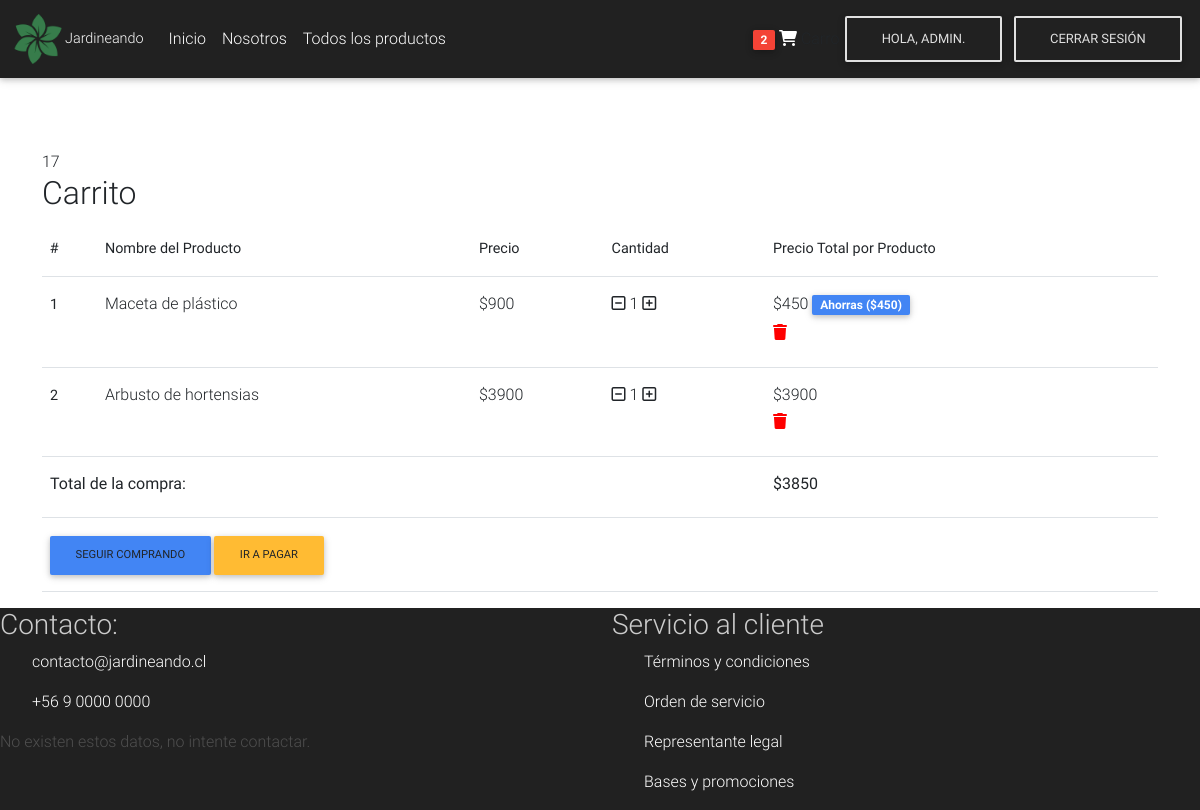
Page /order-summary/ (signed in) on the committed database.
### core/models.py (models this page shows, shortened)
class Order(models.Model):
    user = models.ForeignKey(settings.AUTH_USER_MODEL,
                             on_delete=models.CASCADE)
    ref_code = models.CharField(max_length=20, blank=True, null=True)
    items = models.ManyToManyField(OrderItem)
    start_date = models.DateTimeField(auto_now_add=True)
    ordered_date = models.DateTimeField()
    ordered = models.BooleanField(default=False)
    shipping_address = models.ForeignKey(
        'Address', related_name='shipping_address', on_delete=models.SET_NULL, blank=True, null=True)
    billing_address = models.ForeignKey(
        'Address', related_name='billing_address', on_delete=models.SET_NULL, blank=True, null=True)
    payment = models.ForeignKey(
        'Payment', on_delete=models.SET_NULL, blank=True, null=True)
    coupon = models.ForeignKey(
        'Coupon', on_delete=models.SET_NULL, blank=True, null=True)
    being_delivered = models.BooleanField(default=False)
    received = models.BooleanField(default=False)
    refund_requested = models.BooleanField(default=False)
    refund_granted = models.BooleanField(default=False)
    def get_total(self):
        total = 0
        for order_item in self.items.all():
            total += order_item.get_final_price()
        if self.coupon:
            total -= self.coupon.amount
        if total < 0:
            total = 0
        return total

class OrderItem(models.Model):
    user = models.ForeignKey(settings.AUTH_USER_MODEL,
                             on_delete=models.CASCADE)
    ordered = models.BooleanField(default=False)
    item = models.ForeignKey(Item, on_delete=models.CASCADE)
    quantity = models.IntegerField(default=1)
    def get_total_item_price(self):
        if self.item.on_sale:
            return self.quantity * self.item.discount_price
        return self.quantity * self.item.price
    def get_total_discount_item_price(self):
        return self.quantity * self.item.discount_price
    def get_amount_saved(self):
        return (self.quantity * self.item.price) - self.get_total_discount_item_price()
    def get_final_price(self):
        if self.item.on_sale:
            return self.get_total_discount_item_price()
        return self.get_total_item_price()

class Item(models.Model):
    title = models.CharField(max_length=100)
    price = models.FloatField()
    discount_price = models.FloatField(blank=True, null=True)
    on_sale = models.BooleanField(default=False)
    category = models.CharField(choices=CATEGORY_CHOICES, max_length=2)
    label = models.CharField(choices=LABEL_CHOICES, max_length=2, blank=True, null=True)
    slug = models.SlugField()
    description = models.TextField()
    image = models.ImageField(default='default.jpg', upload_to='productos')

class Coupon(models.Model):
    code = models.CharField(max_length=15)
    amount = models.FloatField()

### core/views.py (the view)
# urls.py: path('order-summary/', OrderSummaryView.as_view(), name='core-order-summary'),
class OrderSummaryView(LoginRequiredMixin, View):
    def get(self, *args, **kwargs):
        try:
            order = Order.objects.get(user=self.request.user, ordered=False)
            context = {
                'object': order
            }
            return render(self.request, 'core/order_summary.html', context)
        except ObjectDoesNotExist:
            messages.warning(self.request, "No tienes un pedido activo")
            return redirect("/")

### core/templatetags/cart_templates_tags.py (called while the page is built)
@register.filter
def cart_item_count(user):
    if user.is_authenticated:
        qs = Order.objects.filter(user=user, ordered=False)
        if qs.exists():
            total_quantity = sum(order_item.quantity for order_item in qs[0].items.all())
            return total_quantity
    return 0

### core/templatetags/custom_filters.py (called while the page is built)
@register.filter
def add_thousands_separator(value):
    locale.setlocale(locale.LC_ALL, '')  # Set the default locale
    return locale.format_string("%.0f", value, grouping=True)

### core/templates/core/order_summary.html (shortened to what this page needs)
{% extends "core/base.html" %}
{% load l10n %}
{% load humanize %}
{% load custom_filters %}
{% block content %}
  <main>
    <div class="container">
      {{ object.pk }}
      <div class="table-responsive text-nowrap">
        <h2>Carrito</h2>
        <table class="table">
          <thead>
            <tr>
              <th scope="col">#</th>
              <th scope="col">Nombre del Producto</th>
              <th scope="col">Precio</th>
              <th scope="col">Cantidad</th>
              <th scope="col">Precio Total por Producto</th>
            </tr>
          </thead>
          <tbody>
            {% for order_item in object.items.all %}
            <tr>
              <th scope="row">{{ forloop.counter }}</th>
              <td><h6>{{ order_item.item.title }}</h6></td>
              <td><h6>${{ order_item.item.price|add_thousands_separator }}</h6></td>
              <td><h6>
                <a href="{% url 'core:core-remove-single-item-from-cart' order_item.item.slug %}"><i class="far fa-minus-square mr-2"></i></a>
                {{ order_item.quantity }}
                <a href="{% url 'core:core-add-to-cart' order_item.item.slug %}"><i class="far fa-plus-square ml-2"></i></a>
                </h6>
              </td>
              <td>
                {% if order_item.item.on_sale %}
                <h6>
                    ${{ order_item.get_total_discount_item_price|add_thousands_separator }}
                    <span class="badge badge-primary">Ahorras (${{ order_item.get_amount_saved|add_thousands_separator }})</span>
                </h6>
                {% else %}
                <h6>${{ order_item.get_total_item_price|add_thousands_separator }}</h6>
                {% endif %}
                <h6><a style="color: red" href="{% url 'core:core-remove-from-cart' order_item.item.slug %}">
                    <i class="fas fa-trash float-right"></i></a>
                </h6>
              </td>
            </tr>
            {% endfor %}
            <tr>
                <td colspan="4"><h6><b>Total de la compra:</b></h6></td>
                <td colspan="5"><h6><b>${{ object.get_total|add_thousands_separator }}</b></h6></td>
              </tr>
              <tr>
                <td colspan="5">
                  <div class="text-right">
                    <a href="{% url 'core:core-home' %}" class="btn btn-primary btn-md">Seguir Comprando</a>
                    <a href="{% url 'core:core-checkout' %}" class="btn btn-warning btn-md">Ir a pagar</a>
                  </div>
                </td>
              </tr>
          </tbody>
        </table>
      </div>
    </div>
  </main>
{% endblock content %}

### core/templates/core/navbar.html (shortened to what this page needs)
{% load static %}
{% load  cart_templates_tags %}
<nav class="navbar navbar-expand-lg navbar-dark bg-dark">
    <div class="container-fluid">
        <a class="navbar-brand" href="/">
            <table class="icomo-marca">
                <tr>
                    <td>
                        <img class="icono" src="{% static 'core/img/icono.png' %}" alt="Icono flor">
                    </td>
                    <td>
                        Jardineando
                    </td>
                </tr>
            </table>
        </a>
        <div class="collapse navbar-collapse" id="navbarSupportedContent">
            <ul class="navbar-nav me-auto mb-2 mb-lg-0">
                <li class="nav-item">
                    <a class="nav-link active" aria-current="page" href="/">Inicio</a>
                </li>
                <li class="nav-item">
                    <a class="nav-link" href="{% url 'core:core-nosotros' %}">Nosotros</a>
                </li>
                <li class="nav-item">
                    <a class="nav-link" href="{% url 'core:core-products-category' %}">Todos los productos</a>
                </li>
                <li class="nav-item">
                    <a href="carrito.html" class="nav-link"></a>
                </li>
            </ul>
            <div class="d-flex align-items-center">
                {% if request.user.is_authenticated %}
                <a href="{% url 'core:core-order-summary' %}" class="nav-link">
                    <span class="badge red z-depth-1 mr-1">{{ request.user|cart_item_count }}</span>
                    <i class="fas fa-shopping-cart" style="color: white;"></i>
                    <span class="clearfix d-none d-sm-inline-block">Carro</span>
                </a>
                <a href="{% url 'core:core-profile' %}">
                    <button class="btn btn-outline-light btn-dark">Hola, {{ request.user.username }}.</button>
                </a>
                <a href="{% url 'account_logout' %}">
                    <button type="button" class="btn btn-outline-light btn-dark">Cerrar Sesión</button>
                </a>
                {% endif %}
            </div>
        </div>
    </div>
</nav>

### core/static/core/css/style.css (style rules this page uses)
html, body, .view { height: 100%; }
.icono { height: 50px; -webkit-transition: 500ms linear all; transform: rotate(0deg); transition: 500ms linear all; }
.nav-link { -webkit-transition: 300ms linear all; }
html { background-color: 33, 37, 41; overflow-x: hidden; }

### core/templates/core/base.html (style rules this page uses)
html, body, header, .carousel { height: 60vh; }

### rows in the picture
Order: pk "17", get_total|add_thousands_separator "3850"
OrderItem: item "Maceta de plástico", item.price|add_thousands_separator "900", quantity "1", get_total_discount_item_price|add_thousands_separator "450", get_amount_saved|add_thousands_separator "450"
OrderItem: item "Arbusto de hortensias", item.price|add_thousands_separator "3900", quantity "1", get_total_item_price|add_thousands_separator "3900"

### other values in the picture
{{ request.user|cart_item_count }} "2"
{{ request.user.username }} "ADMIN"
